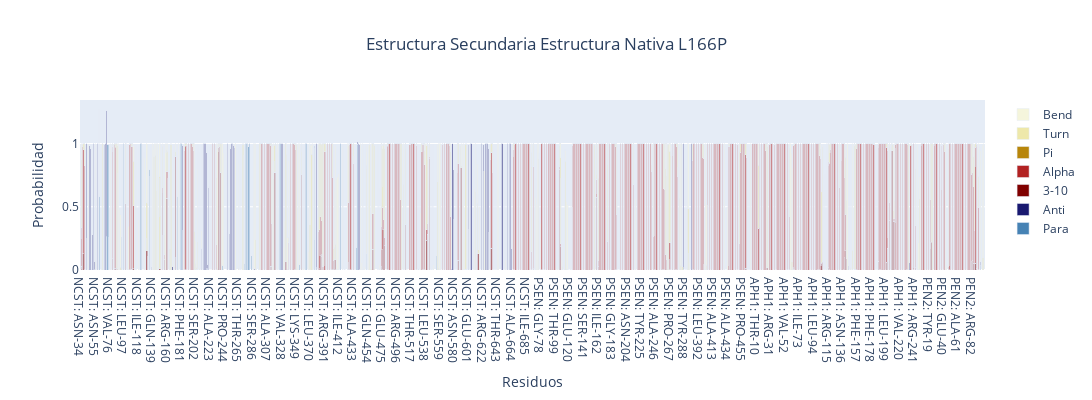

Notebook code cell kept with this figure:
### Code cell
ss_ss = pd.read_csv('assets/ssecondary_mut.dat.sum',sep="\s+")
imagen = "Estructura secundaria_mut.svg"
title="Estructura Secundaria Estructura Nativa L166P"
amino =aa

#Este chunk de codigo es para dejar solo la estructura mas representativa en las laminas beta
ss_ss["Fracc" ]= ss_ss["Para"].values+ss_ss["Anti"].values+ss_ss["3-10"].values+ss_ss["Alpha"].values+ss_ss["Pi"].values+ss_ss["Turn"].values+ss_ss["Bend"].values
mn = ss_ss[ss_ss["Fracc"]>1.5].iloc[:,1:3].values.argmin(axis=1) +1
ind = ss_ss[ss_ss["Fracc"]>1.5].index
for i in range(len(mn)):
    ss_ss.iloc[ind[i],mn[i]] = 0
    ss_ss["Fracc" ]= ss_ss["Para"].values+ss_ss["Anti"].values+ss_ss["3-10"].values+ss_ss["Alpha"].values+ss_ss["Pi"].values+ss_ss["Turn"].values+ss_ss["Bend"].values
#aca acaba el chunk

colores=["steelblue","midnightblue","maroon","firebrick","darkgoldenrod","palegoldenrod", "beige"]
tipos =['Para',"Anti","3-10","Alpha","Pi","Turn", "Bend"]
fig = go.Figure()
for i in range(len(tipos)):
    fig.add_traces(go.Bar(x=amino, y=ss_ss[tipos[i]],name=tipos[i],
                     marker_color=colores[i]))
fig.update_layout(title_x=0.5,title_text=title,barmode="stack",width=2000,height=400,)
fig.update_xaxes(title="Residuos")
fig.update_yaxes(title="Probabilidad")

### Figure 1 — Plotly figure (JSON) as saved in the notebook; plotly's stock layout.template omitted (floating-point values rounded to 4 significant figures; data arrays with more than 128 entries replaced by an {"elided": "..."} marker saying what was removed)
{"data": [{"marker": {"color": "steelblue"}, "name": "Para", "type": "bar", "x": {"elided": "1322 str values"}, "y": {"elided": "1322 float values"}}, {"marker": {"color": "midnightblue"}, "name": "Anti", "type": "bar", "x": {"elided": "1322 str values"}, "y": {"elided": "1322 float values"}}, {"marker": {"color": "maroon"}, "name": "3-10", "type": "bar", "x": {"elided": "1322 str values"}, "y": {"elided": "1322 float values"}}, {"marker": {"color": "firebrick"}, "name": "Alpha", "type": "bar", "x": {"elided": "1322 str values"}, "y": {"elided": "1322 float values"}}, {"marker": {"color": "darkgoldenrod"}, "name": "Pi", "type": "bar", "x": {"elided": "1322 str values"}, "y": {"elided": "1322 float values"}}, {"marker": {"color": "palegoldenrod"}, "name": "Turn", "type": "bar", "x": {"elided": "1322 str values"}, "y": {"elided": "1322 float values"}}, {"marker": {"color": "beige"}, "name": "Bend", "type": "bar", "x": {"elided": "1322 str values"}, "y": {"elided": "1322 float values"}}], "layout": {"barmode": "stack", "height": 400, "title": {"text": "Estructura Secundaria Estructura Nativa L166P", "x": 0.5}, "width": 2000, "xaxis": {"title": {"text": "Residuos"}}, "yaxis": {"title": {"text": "Probabilidad"}}}}
